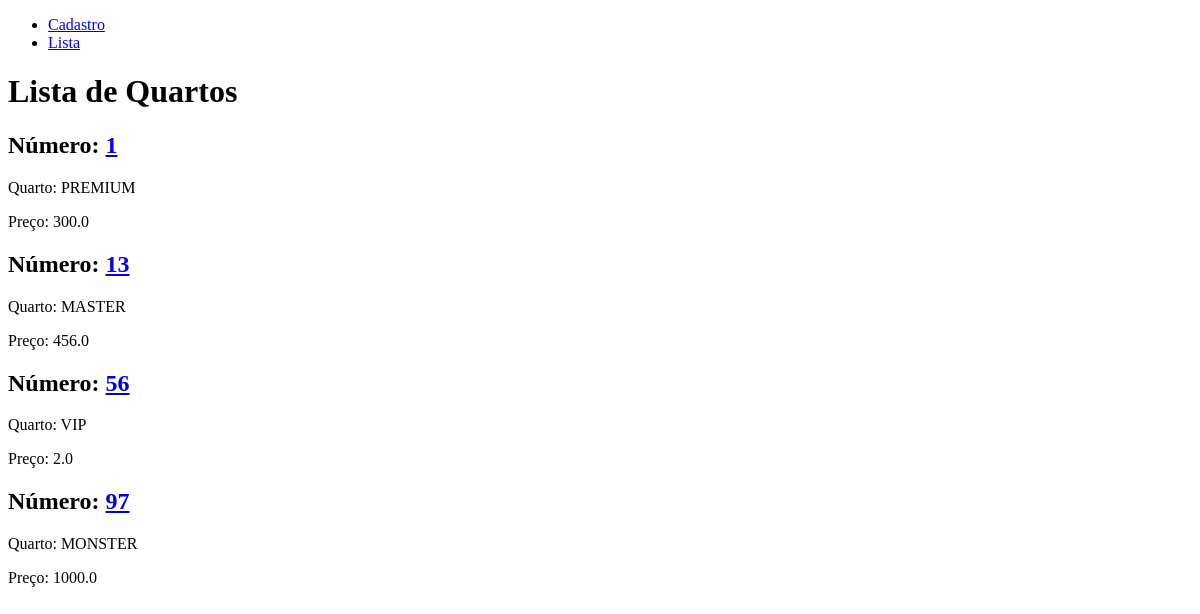
Before: / with the older database file.
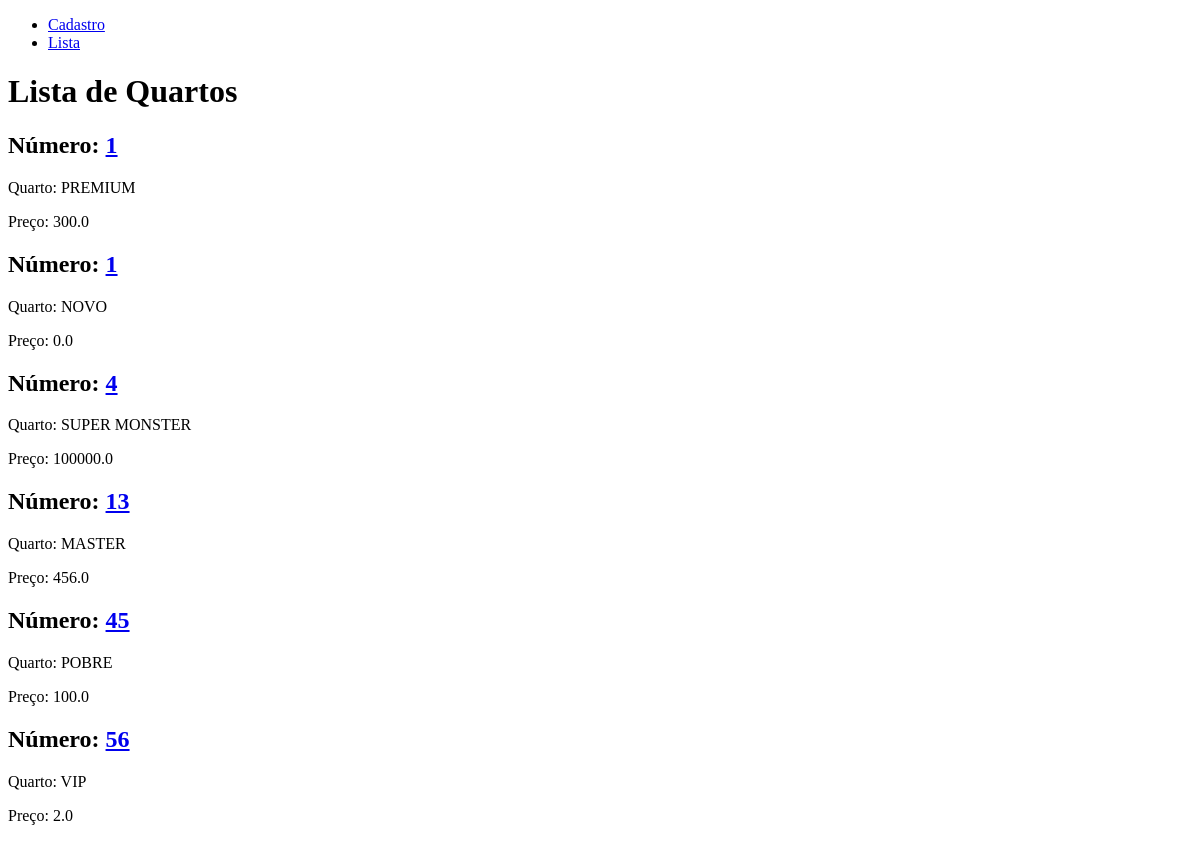
After: the same page with the newer database file.
### hotel/models.py (models this page shows, shortened)
class Quarto(models.Model):
  quarto_id = models.AutoField(primary_key=True)
  nome      = models.CharField(blank=False, null=False, max_length=30)
  numero    = models.IntegerField(blank=False, null=False)
  preco     = models.FloatField(blank=False, null=False)
  camas     = models.IntegerField(blank=False, null=False)
  frigobar  = models.BooleanField(default=False, blank=False, null=False)

### hotel/views.py (the view)
# urls.py: path('', views.lista_quartos, name='lista_quartos'),
def lista_quartos(request):
  quartos = Quarto.objects.order_by('numero')
  return render(request, 'lista_quartos.html', {'quartos': quartos})

### hotel/templates/lista_quartos.html (shortened to what this page needs)
{% extends 'base.html' %}
{% block content %}
<h1>Lista de Quartos</h1>
{% for quarto in quartos %}
<h2>Número: <a href="{% url 'detalhes_quarto' quarto_id=quarto.quarto_id %}"> {{ quarto.numero }} </a></h2>
<p>Quarto: {{ quarto.nome }}</p>
<p>Preço: {{ quarto.preco}}</p>
{% endfor %}
{% endblock %}

Changed rows visible on the page:
added Quarto: numero "1", nome "NOVO", preco "0.0"
changed Quarto: numero "97" → "4"; nome "MONSTER" → "SUPER MONSTER"; preco "1000.0" → "100000.0"; moves up the list
added Quarto: numero "45", nome "POBRE", preco "100.0"
